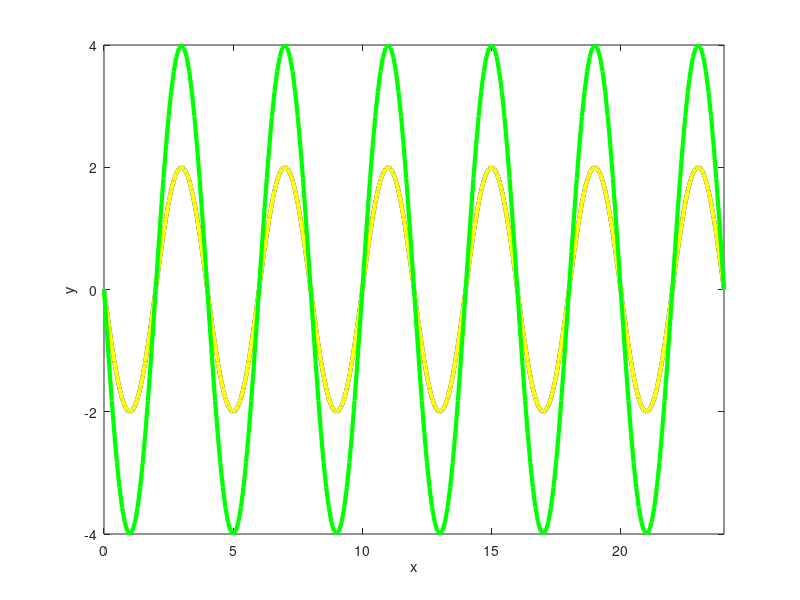

Here is the MATLAB script that generated this plot:
clear all
close all

x=0:0.1:24;
A=2; lambda=4;v1=1;v2=-1;
dt=0.1;tmax=10;
for t=0:dt:tmax
    y1=A*sin(2*pi*(x-v1*t)/lambda);
    y2=A*sin(2*pi*(x-v2*t)/lambda);
    y3=y1+y2;
    %plot(x,y1,'b',x,y2,'y',x,y3,'r','linewidth',3)
    plot(x,y1,'b','linewidth',3) % ou se faz com o hold on ou entao meter tudo no mesmo
    hold on
    plot(x,y2,'y','linewidth',3)
    plot(x,y3,'g','linewidth',3)
    hold off
    axis([0,24,-4,4])
    xlabel('x'); ylabel('y')
    drawnow
    pause(0.1)
end

close all
